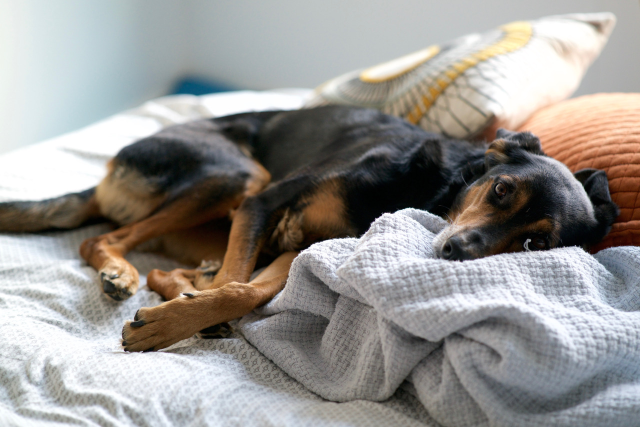
#> input picture brooklyn.jpg, 1280 x 854 px (shown at 1/2 size)
$ python obamicon.py
#> lines starting #> are read from the running program, lines starting #| are printed output that depends on the picture
from PIL import Image

# RGB values for recoloring.
darkBlue = (0, 51, 76)
red = (217, 26, 33)
lightBlue = (112, 150, 158)
yellow = (252, 227, 166)

# Import image.
my_image = Image.open("brooklyn.jpg") #change IMAGENAME to the path on your computer to the image you're using
#> my_image is the input picture: PIL image 1280x854 RGB; mean R, G, B 150.7, 147.9, 144.5
image_list = my_image.getdata() #each pixel is represented in the form (red value, green value, blue value, transparency). You don't need the fourth value.
image_list = list(image_list) #Turns the sequence above into a list. The list can be iterated through in a loop.
#> image_list = 1093120 items

recolored = [] #list that will hold the pixel data for the new image.

#YOUR CODE to loop through the original list of pixels and build a new list based on intensity should go here.
for pixel in image_list:
    intensity = pixel[0]+pixel[1]+pixel[2]
    if intensity<182:
        recolored.append(darkBlue)
    if intensity>=182 and intensity<364:
        recolored.append(red)
    if intensity>=364 and intensity<=546:
        recolored.append(lightBlue)
    if intensity>546:
        recolored.append(yellow)
#> this loop made 1093120 passes
#> (pixel, intensity) on passes 1 to 3: ((237, 242, 238), 717), ((239, 241, 238), 718), ((239, 241, 238), 718)
#> after the loop, recolored = 1093120 items


# Create a new image using the recolored list. Display and save the image.
new_image = Image.new("RGB", my_image.size) #Creates a new image that will be the same size as the original image.
#> new_image: PIL image 1280x854 RGB; every value is 0
new_image.putdata(recolored) #Adds the data from the recolored list to the image.
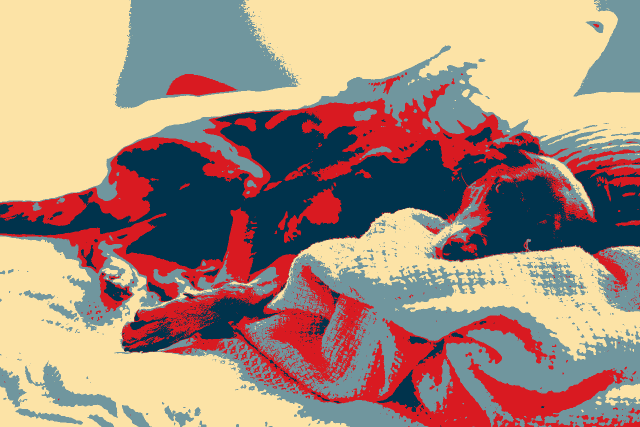
#> new_image: PIL image 1280x854 RGB (shown at 1/2 size); mean R, G, B 166.7, 140.9, 124.5
new_image.show() #show the new image on the screen
new_image.save("recolored.jpg""jpeg") #save the new image as "recolored.jpg"

$ run again, with coodkking.jpg copied over brooklyn.jpg
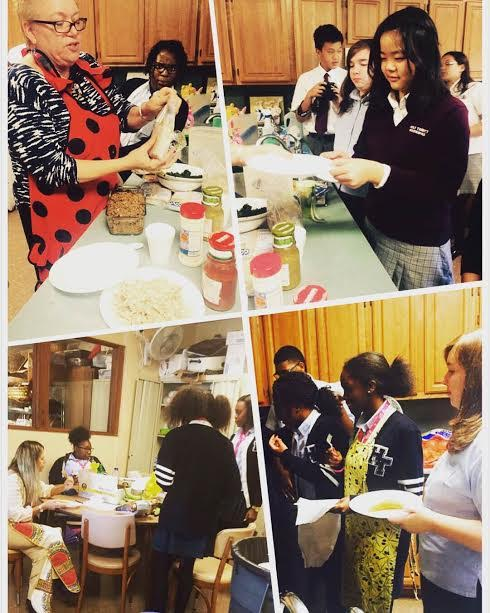
#> input picture coodkking.jpg, 490 x 613 px
#> my_image is the input picture: PIL image 490x613 RGB; mean R, G, B 149.5, 125.1, 101.5
#> image_list = 300370 items
#> the loop `for pixel in image_list:` made 300370 passes
#> (pixel, intensity) on passes 1 to 3: ((236, 230, 240), 706), ((223, 221, 226), 670), ((236, 237, 232), 705)
#> `new_image.putdata(recolored)`:
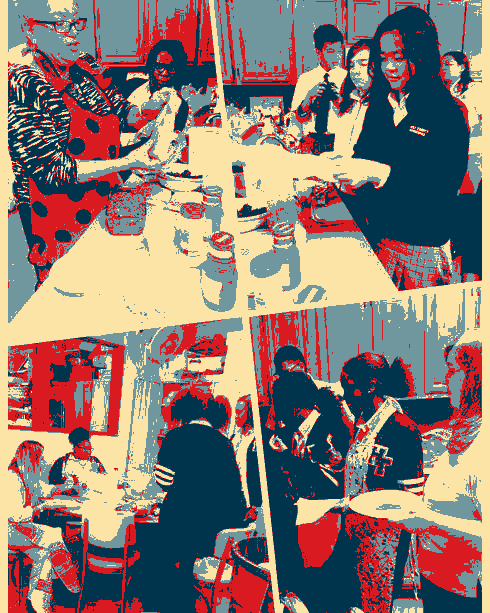
#> new_image: PIL image 490x613 RGB; mean R, G, B 139.5, 121.1, 113.9

$ run again, with me.jpg copied over brooklyn.jpg
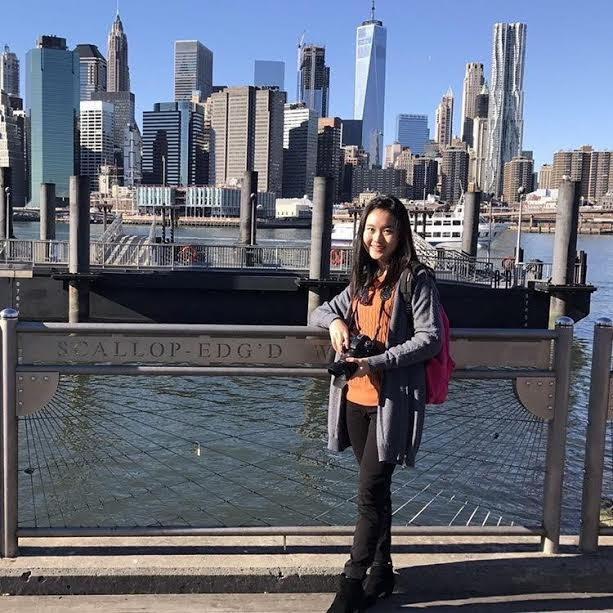
#> input picture me.jpg, 613 x 613 px
#> my_image is the input picture: PIL image 613x613 RGB; mean R, G, B 98.6, 103.5, 116.8
#> image_list = 375769 items
#> the loop `for pixel in image_list:` made 375769 passes
#> (pixel, intensity) on passes 1 to 3: ((126, 166, 228), 520), ((126, 166, 228), 520), ((126, 166, 228), 520)
#> `new_image.putdata(recolored)`:
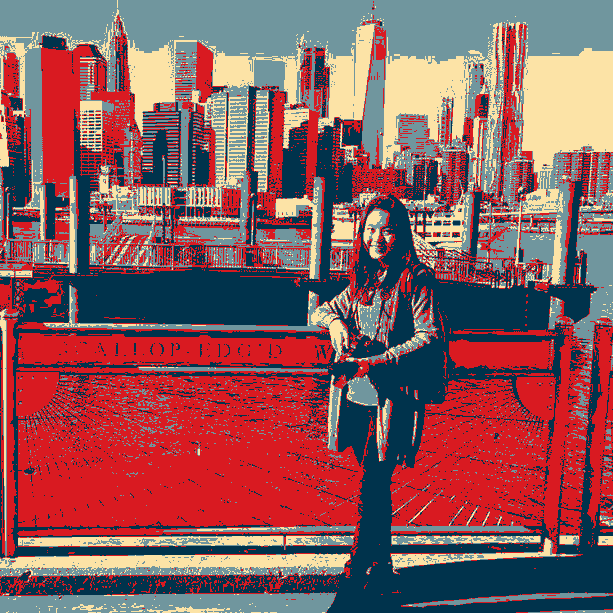
#> new_image: PIL image 613x613 RGB; mean R, G, B 138, 89.8, 92.8

$ run again, with newyear.jpg copied over brooklyn.jpg
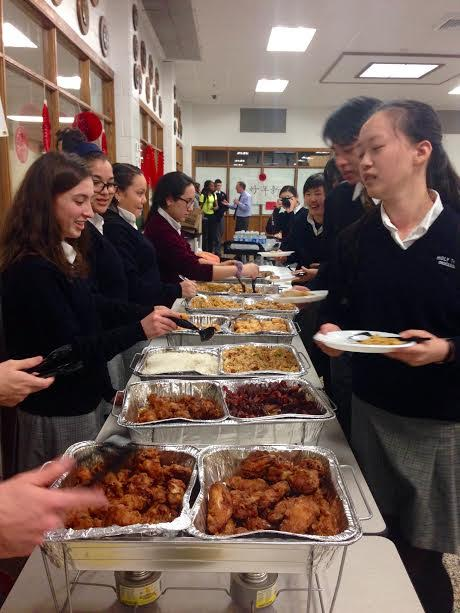
#> input picture newyear.jpg, 460 x 613 px
#> my_image is the input picture: PIL image 460x613 RGB; mean R, G, B 111.5, 92, 84.9
#> image_list = 281980 items
#> the loop `for pixel in image_list:` made 281980 passes
#> (pixel, intensity) on passes 1 to 3: ((142, 92, 67), 301), ((187, 141, 117), 445), ((188, 147, 127), 462)
#> `new_image.putdata(recolored)`:
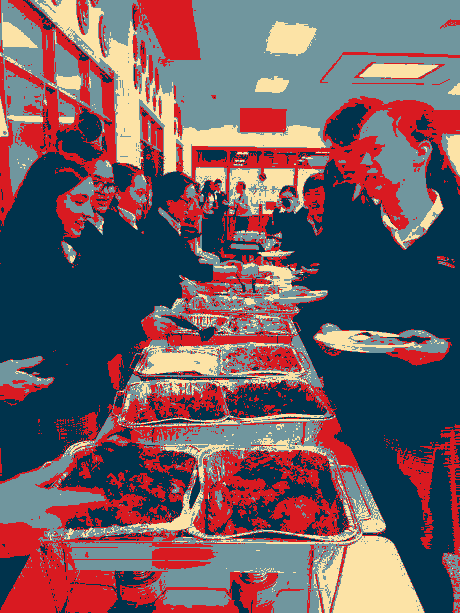
#> new_image: PIL image 460x613 RGB; mean R, G, B 110.9, 92, 98.6
